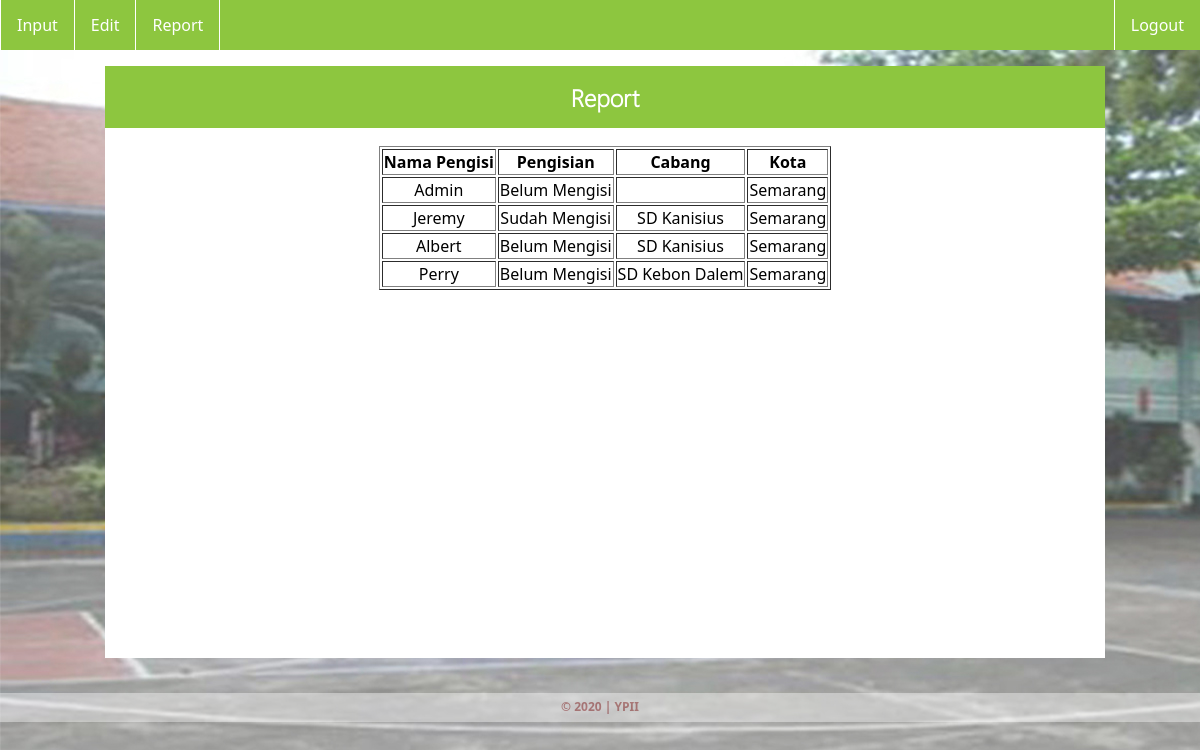
Screenshot of /report/ceksiswa/ceksiswa.php (signed in) with the database file from the repository.
### tables this page shows
CREATE TABLE `angket` (
  `namapengisi` varchar(100) NOT NULL,
  `pengisian` varchar(100) NOT NULL,
  `namaguru` varchar(100) NOT NULL,
  `mapel` varchar(100) NOT NULL,
  `cabang` varchar(100) NOT NULL,
  `kota` varchar(100) NOT NULL,
  `soal1` int(1) NOT NULL DEFAULT '0',
  `soal2` int(1) NOT NULL DEFAULT '0',
  `soal3` int(1) NOT NULL DEFAULT '0',
  `soal4` int(1) NOT NULL DEFAULT '0',
  `soal5` int(1) NOT NULL DEFAULT '0',
  `soal6` int(1) NOT NULL DEFAULT '0',
  `soal7` int(1) NOT NULL DEFAULT '0',
  `soal8` int(1) NOT NULL DEFAULT '0',
  `soal9` int(1) NOT NULL DEFAULT '0',
  `soal10` int(1) NOT NULL DEFAULT '0',
  `soal11` int(1) NOT NULL DEFAULT '0',
  `soal12` int(1) NOT NULL DEFAULT '0',
  `soal13` int(1) NOT NULL DEFAULT '0',
  `soal14` int(1) NOT NULL DEFAULT '0',
  `soal15` int(1) NOT NULL DEFAULT '0',
  `soal16` int(1) NOT NULL DEFAULT '0',
  `soal17` int(1) NOT NULL DEFAULT '0',
  `soal18` int(1) NOT NULL DEFAULT '0',
  `soal19` int(1) NOT NULL DEFAULT '0',
  `soal20` int(1) NOT NULL DEFAULT '0',
  `soal21` int(1) NOT NULL DEFAULT '0',
  `soal22` int(1) NOT NULL DEFAULT '0',
  `soal23` int(1) NOT NULL DEFAULT '0',
  `soal24` int(1) NOT NULL DEFAULT '0',
  `soal25` int(1) NOT NULL DEFAULT '0'
);

### report/ceksiswa/ceksiswa.php (the view, shortened to what this page needs)
<!DOCTYPE HTML>
<html>
<head>
	<link rel="stylesheet" href="../../css/style.css">
</head>
<body background="../../images/background.jpg">
	<div class="top">
	<ul>
	<?php
		if($_SESSION['ceklogin']=='Admin'){
			echo "<li><a href='../../input/input.php'>Input</a></li>
		<li><a href='../../edit/edit.php'>Edit</a></li>
		<li style='border-right: 1px solid #fff'><a href='../report.php'>Report</a></li>";
		}
	?>
	<li style="float:right"><a href="../../logout.php">Logout</a></li>
	</ul>
	</div>
	<div class="container"><br><br><br>
	  <div class="header2">
		<center><h2>Report</h2></center>
	  </div>
		<div class="content">
			<?php
			$query="SELECT angket.namapengisi as namapengisi, angket.pengisian as pengisian, login.nama as nama,
					login.cabang as cabang, login.kota as kota from angket,login where angket.namapengisi=login.nama";
			$result=mysql_query($query);
			if($result){
				echo"<table align='center'><tr><td><table border='1'><tr>
					<th>Nama Pengisi</th>
					<th>Pengisian</th>
					<th>Cabang</th>
					<th>Kota</th>";
					echo"</tr>\r";
				while($row=mysql_fetch_array($result)){
					echo"<tr>\r";
					echo "<td><center>".$row['namapengisi']."</td>\r";
					echo "<td><center>".$row['pengisian']."</td>\r";
					echo "<td><center>".$row['cabang']."</td>\r";
					echo "<td><center>".$row['kota']."</td>\r";
					echo "</tr>\r";
				}
					echo"</table></td></tr></table>\r";
			}
			?><br><br>
		</div>
	</div>
	<div class="back_footer2">
		<b>&copy; 2020 | YPII </b>
	</div>
</body>
</html>
</body>
</html>

### css/style.css (style rules this page uses)
body { font-family:segoeui; background-attachment:fixed; padding:0px; margin:0px; }
.header2 { width:98%; min-height:30px; overflow:hidden; background:#8dc63f; padding:10px; }
.header2 h2 { margin:5px; padding:0; font-family:segoeuil; color:#fff; }
.content { width:97%; min-height:500px; overflow:hidden; background:#fff; padding:15px; }
@media all and (min-width: 100px) { .container { max-width: 1000px; margin: auto; padding: 0 0 0 10px; _background:#000; } }
.top { list-style-type: none; margin: 0; padding: 0; }
.top ul { list-style-type: none; margin: 0; padding: 0; overflow: hidden; background-color: #8dc63f; position:fixed; width:100%; }
.top li { float:left; border-left: 1px solid #fff; }
.top li a { display: block; color: white; text-align: center; padding: 14px 16px; text-decoration: none; }
.back_footer2 { width:100%; height:24px; background:#fff; opacity:0.4; float:left; text-align:center; font-size:12px; color:#9f2727; padding-top:5px; margin-top:35px; }

### rows the page displays
angket: namapengisi "Admin", pengisian "Belum Mengisi", login.kota "Semarang"
angket: namapengisi "Jeremy", pengisian "Sudah Mengisi", login.cabang "SD Kanisius", login.kota "Semarang"
angket: namapengisi "Albert", pengisian "Belum Mengisi", login.cabang "SD Kanisius", login.kota "Semarang"
angket: namapengisi "Perry", pengisian "Belum Mengisi", login.cabang "SD Kebon Dalem", login.kota "Semarang"
